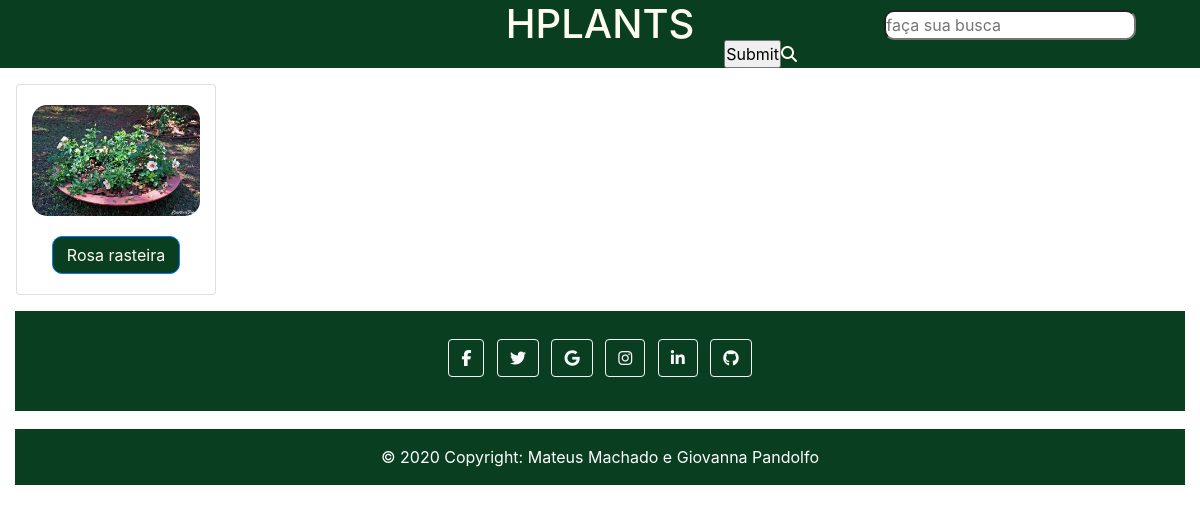
/busca.php?busca=Rosa rasteira, run on the app's committed database.
### tables this page shows
CREATE TABLE `plantas` (
  `PlantaID` int(11) NOT NULL,
  `Nome` varchar(255) NOT NULL,
  `CategoriaID` int(11) NOT NULL,
  `Cuidados` longtext NOT NULL,
  `Imagem` varchar(255) NOT NULL
);

### busca.php (the view)
<?php
include_once 'conexao.php';
?>
    <main id="index" class="row">
    <?php
    $busca = $_GET['busca'];
    $sql = "SELECT * FROM plantas WHERE Nome LIKE '%{$busca}%'";
    $result_query = mysqli_query( $conexao, $sql );
    while ( $row = mysqli_fetch_array($result_query, MYSQLI_ASSOC) )
    {
    ?>
        <div class="card col-2 m-3" style="width: 18rem;">
        <a href="planta.php?id=<?php echo $row['PlantaID']?>"><img class="card-img-top base1" src="./img/<?php echo $row['Imagem']?>" alt="..."></a>
            <div class="card-body">
              <a href="planta.php?id=<?php echo $row['PlantaID']?>" class="btn btn-primary"><?php echo $row['Nome']?></a>
            </div>
          </div>
    <?php
    }
    ?>
    </main>
<?php
include_once 'footer.php';
?>

### style.css (style rules this page uses)
* { padding: 0; margin: 0; }
.base1 { border-radius: 15px; margin-top: 20px; }
.btn-primary { background-color: #093f20; color: #fffcf0; border-radius: 10px; width: 100%; }

### data on the page
plantas: Imagem (picture), Nome "Rosa rasteira"
